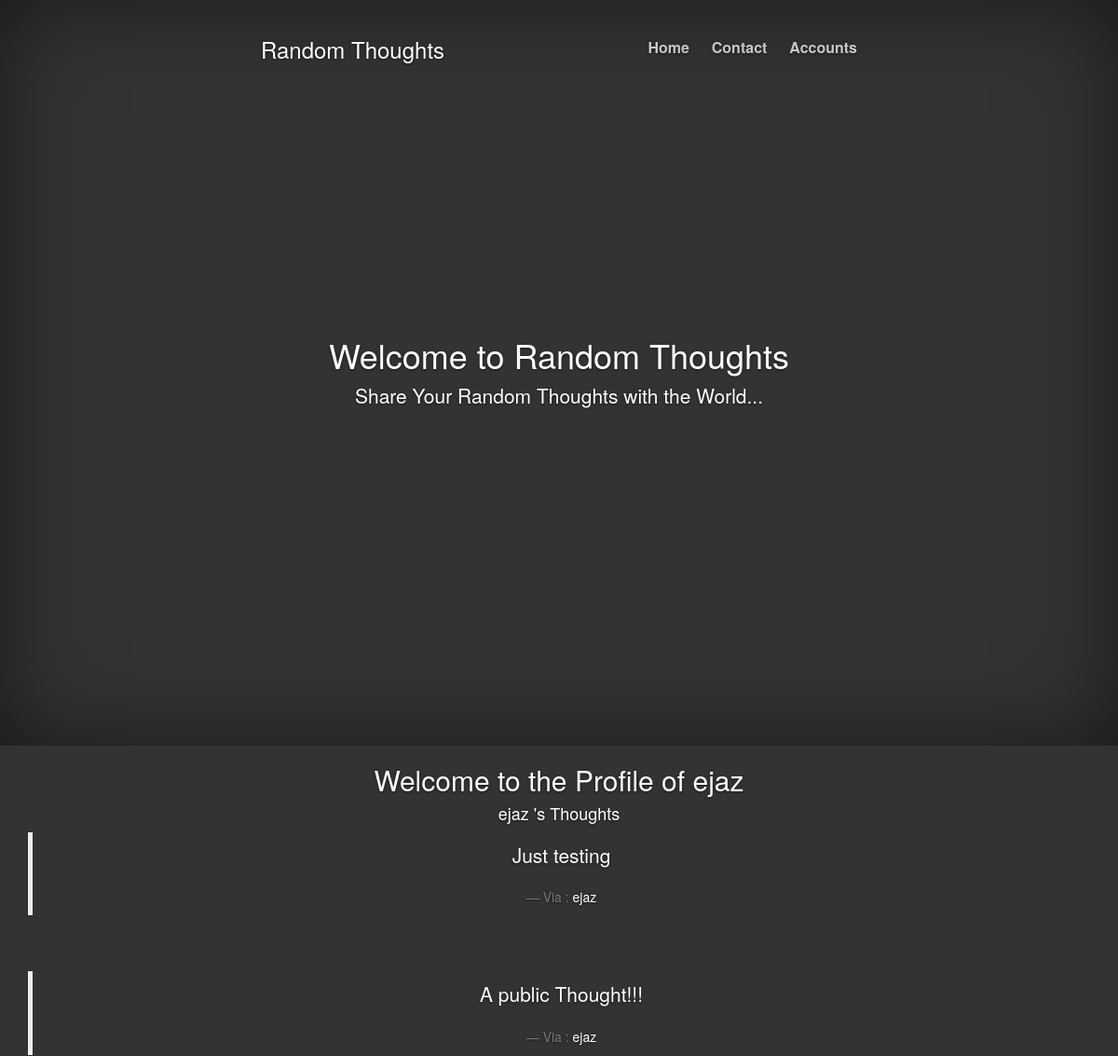
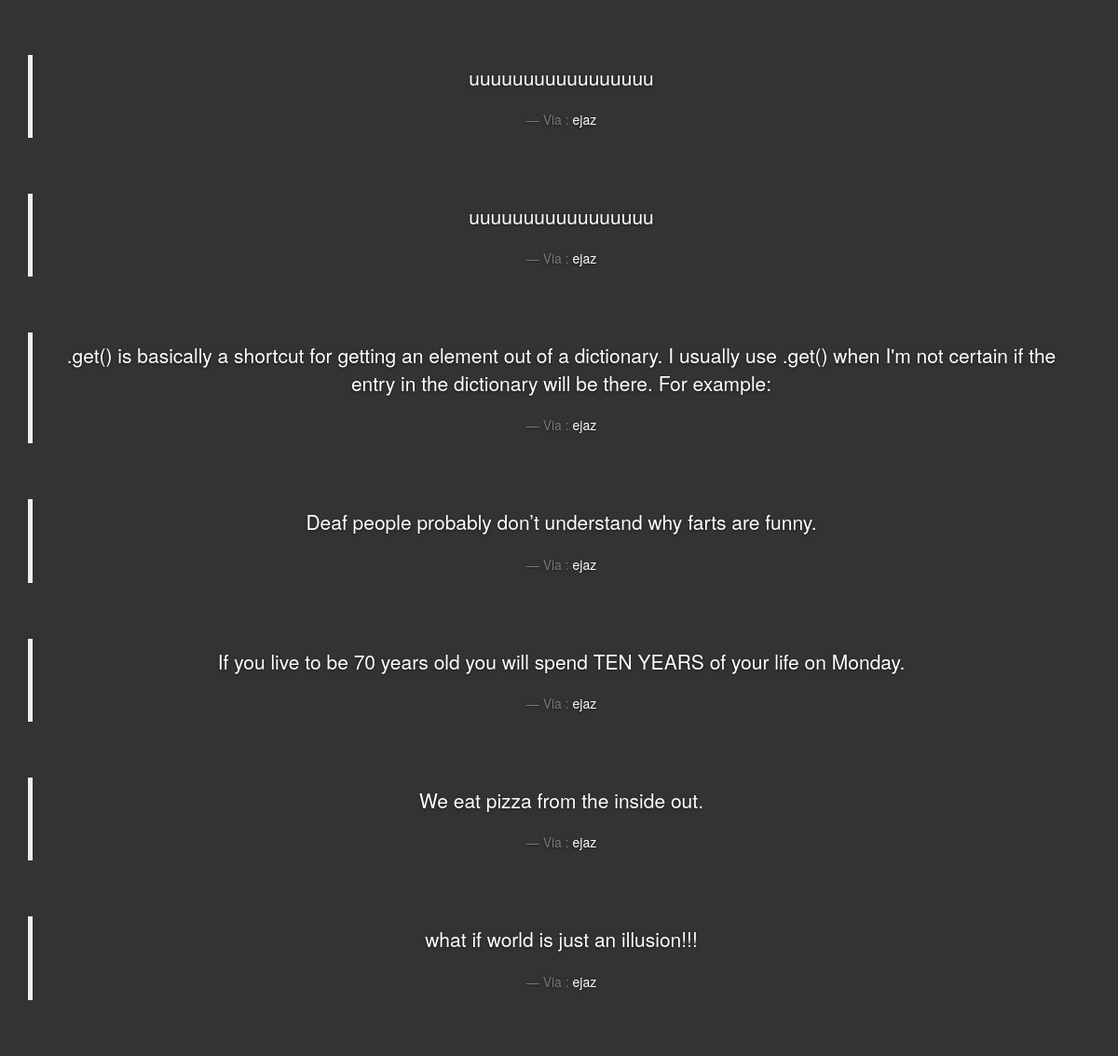
Page /account/ejaz on the committed database (2 pictures, top to bottom).
### rt/models.py (models this page shows)
class RT(models.Model):
	user= models.ForeignKey(User)
	thought=models.CharField(max_length=300)
	created=models.DateTimeField(auto_now_add=True)
	updated=models.DateTimeField(auto_now=True)
	public=models.BooleanField()
	def __str__(self):
		return self.thought

### rt/views.py (the view)
# urls.py: url(r'account/(?P<user__username>[\w.@+-]+)$',views.userView),
def userView(request,user__username):
	instance=get_object_or_404(RegistrationProfile,user__username=user__username)
	if str(request.user)==str(user__username):
		username=user__username
		qs=RT.objects.all().order_by('-id').filter(user__username=user__username)
		context={'instance':instance,'qs':qs,'username':user__username}
	else:
		username=user__username
		qs=	RT.objects.all().order_by('-id').filter(user__username=user__username,public__exact=True)
		context={'instance':instance,'qs':qs,'username':user__username}
	return render(request,'user.html',context)

### templates/user.html
{% extends 'base.html' %}
{% block content %}
	{% ifequal request.user.username username %}
	<h2>Welcome to Your Profile {{username}}</h2>
	<h4>Your Thoughts</h4>
	<div class="container">
        {% for x in qs %}
        <blockquote >
          <p class="lead">{{x}}</p>
          <footer>Via : {{x.user}}</footer>
        </blockquote>
        <br>
                <br>
        {% endfor %}
    </div>
    {% else %}
    <h2>Welcome to the Profile of {{username}}</h2>
    <h4> {{username}} 's Thoughts</h4>
    <div class="container">
        {% for x in qs %}
        <blockquote >
          <p class="lead">{{x}}</p>
          <footer>Via : <a href="/account/{{x.user}}">{{x.user}}</a> </footer>
        </blockquote>
        <br>
                <br>
        {% endfor %}
    </div>
	{% endifequal %}
{% endblock %}

### templates/base.html (shortened to what this page needs)
{% load static %}
<!DOCTYPE html>
<html lang="en">
  <head>
    <link href="{% static  "/css/bootstrap.min.css" %}" rel="stylesheet">
    <link href="{% static "/css/ie10-viewport-bug-workaround.css" %}" rel="stylesheet">
    <link href="{% static "/css/cover.css" %}" rel="stylesheet">
  </head>
  <body>
    <div class="site-wrapper">
      <div class="site-wrapper-inner">
        <div class="cover-container">
          <div class="masthead clearfix">
            <div class="inner">
              <h3 class="masthead-brand">Random Thoughts</h3>
              <nav>
                <ul class="nav masthead-nav">
                  <li ><a href="/">Home</a></li>
                  <li><a href="#">Contact</a></li>
                                          <li class="dropdown">
                            <a href="#" class="dropdown-toggle" data-toggle="dropdown">Accounts </a>
                        </li>
                </ul>
              </nav>
            </div>
          </div>
          <div class="inner cover">
            <h1 class="cover-heading">Welcome to Random Thoughts</h1>
            <p class="lead">Share Your Random Thoughts with the World...</p>
          </div>
        </div>
      </div>
    </div>
    {% block content %}
    {% endblock %}
  </body>
</html>

### static_in_prod/our_statics/css/cover.css (style rules this page uses)
a, a:focus, a:hover { color: #fff; }
html, body { height: 100%; background-color: #333; }
body { color: #fff; text-align: center; text-shadow: 0 1px 3px rgba(0,0,0,.5); }
.site-wrapper { display: table; width: 100%; height: 100%; min-height: 100%; -webkit-box-shadow: inset 0 0 100px rgba(0,0,0,.5); box-shadow: inset 0 0 100px rgba(0,0,0,.5); }
.site-wrapper-inner { display: table-cell; vertical-align: top; }
.cover-container { margin-right: auto; margin-left: auto; }
.inner { padding: 30px; }
.masthead-brand { margin-top: 10px; margin-bottom: 10px; }
.masthead-nav > li { display: inline-block; }
.masthead-nav > li + li { margin-left: 20px; }
.masthead-nav > li > a { padding-right: 0; padding-left: 0; font-size: 16px; font-weight: bold; color: #fff; color: rgba(255,255,255,.75); border-bottom: 2px solid transparent; }
@media (min-width: 768px) { .masthead-brand { float: left; } }
@media (min-width: 768px) { .masthead-nav { float: right; } }
.cover { padding: 0 20px; }
@media (min-width: 768px) { .masthead { position: fixed; top: 0; } }
@media (min-width: 768px) { .site-wrapper-inner { vertical-align: middle; } }
@media (min-width: 768px) { .masthead, .mastfoot, .cover-container { width: 100%; } }
@media (min-width: 992px) { .masthead, .mastfoot, .cover-container { width: 700px; } }

### rows in the picture
RT: thought "Just testing", user "ejaz"
RT: thought "A public Thought!!!", user "ejaz"
RT: thought "uuuuuuuuuuuuuuuuu", user "ejaz"
RT: thought "uuuuuuuuuuuuuuuuu", user "ejaz"
RT: thought ".get() is basically a shortcut for getting an element out of a dictionary. I usually use .get() when I'm not certain if the entry in the dictionary will be there. For example:", user "ejaz"
RT: thought "Deaf people probably don’t understand why farts are funny.", user "ejaz"
RT: thought "If you live to be 70 years old you will spend TEN YEARS of your life on Monday.", user "ejaz"
RT: thought "We eat pizza from the inside out.", user "ejaz"
RT: thought "what if world is just an illusion!!!", user "ejaz"

### other values in the picture
{{ username }} "ejaz"
